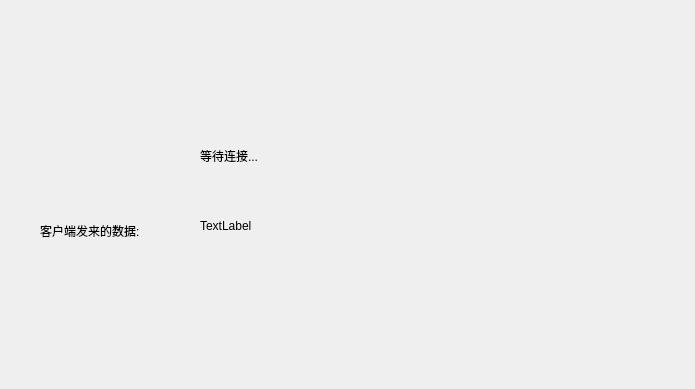
<?xml version="1.0" encoding="UTF-8"?>
<ui version="4.0">
 <class>Widget</class>
 <widget class="QWidget" name="Widget">
  <property name="geometry">
   <rect>
    <x>0</x>
    <y>0</y>
    <width>695</width>
    <height>389</height>
   </rect>
  </property>
  <property name="windowTitle">
   <string>Widget</string>
  </property>
  <widget class="QLabel" name="label">
   <property name="geometry">
    <rect>
     <x>200</x>
     <y>120</y>
     <width>151</width>
     <height>71</height>
    </rect>
   </property>
   <property name="text">
    <string>等待连接...</string>
   </property>
  </widget>
  <widget class="QLabel" name="label_2">
   <property name="geometry">
    <rect>
     <x>40</x>
     <y>190</y>
     <width>151</width>
     <height>81</height>
    </rect>
   </property>
   <property name="text">
    <string>客户端发来的数据:</string>
   </property>
  </widget>
  <widget class="QLabel" name="readLabel">
   <property name="geometry">
    <rect>
     <x>200</x>
     <y>210</y>
     <width>451</width>
     <height>31</height>
    </rect>
   </property>
   <property name="text">
    <string>TextLabel</string>
   </property>
  </widget>
 </widget>
 <resources/>
 <connections/>
</ui>
